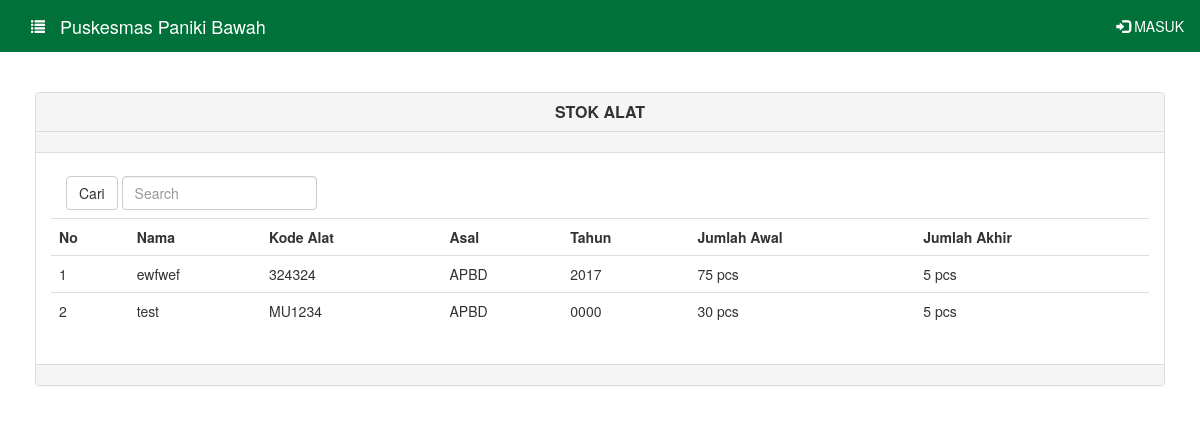
/stok_alat.php, run on the app's committed database.
### tables this page shows
CREATE TABLE `alat_kesehatan` (
  `id_alat` varchar(10) NOT NULL,
  `satuan` set('pcs','buah') NOT NULL,
  `stok_alat` int(11) NOT NULL
);

CREATE TABLE `detail_alat` (
  `id_alat` varchar(10) NOT NULL,
  `nama_alat` varchar(20) NOT NULL,
  `gambar` varchar(250) NOT NULL,
  `keterangan` text NOT NULL
);

CREATE TABLE `alat_masuk` (
  `id_alat_masuk` int(11) NOT NULL,
  `id_transaksi` int(11) NOT NULL,
  `id_alat` varchar(10) NOT NULL,
  `jumlah_masuk` int(11) NOT NULL,
  `asal` varchar(20) NOT NULL,
  `tahun` year(4) NOT NULL
);

### system/init.php (called while the page is built, shortened)
<?php
require_once 'function/crud.php';
$crud = new Crud();

### function/crud.php (called while the page is built, shortened)
<?php
class Crud extends Mysql {
	public function getStokAlat() {
		return $this->query("SELECT `alat_kesehatan`.*,`alat_masuk`.*,`detail_alat`.*, sum(`alat_masuk`.`jumlah_masuk`) as `jumlah_awal` FROM `alat_kesehatan` JOIN `alat_masuk` On `alat_masuk`.`id_alat`=`alat_kesehatan`.`id_alat`JOIN `detail_alat` ON `detail_alat`.`id_alat`= `alat_kesehatan`.`id_alat` GROUP BY `detail_alat`.`id_alat`");
	}
}

### stok_alat.php (the view, shortened to what this page needs)
<?php
	require_once 'system/init.php';
	include_once 'include/header.php';
?>
        <div id="page-content-wrapper">
            <div class="container-fluid">
                 <div class="row">
                    <div class="col-lg-12">
                        <div class="panel panel-default">
                        <div class="panel-heading">
                         <center><h3 class="panel-title"><b>STOK ALAT</b></h3></center>
                         </div>
                            <div class="panel-heading">
                          </div>
                          <div class="panel-body">
                                 <form class="navbar-form navbar-left">
                                 <button type="submit" class="btn btn-default">Cari</button>
                                    <div class="form-group">
                                      <input type="text" name="query" class="form-control" placeholder="Search">
                                    </div>
                                  </form>
                                <table class="table">
                                    <tr><th>No</th><th>Nama</th><th>Kode Alat</th><th>Asal</th><th>Tahun</th><th>Jumlah Awal</th>
                                    <th>Jumlah Akhir</th><?php if(isset($_SESSION['login'])) { ?><?php } ?></tr>
                                    <?php
                                    if(!isset($_GET['query'])) {
                                        $query = $crud->getStokAlat();
                                      }else {
                                        $query = $crud->cariStokAlat($_GET['query']);
                                      }
                                      $no = 1;
                                    if($query->num_rows>0){
                                      while ($data = $query->fetch_assoc()) {
                                    ?>
                                    <tr>
                                    <td><?php echo $no;?></td>
                                    <td><?php echo $data['nama_alat'];?></td>
                                    <td><?php echo $data['id_alat'];?></td>
                                    <td><?php echo $data['asal'];?></td>
                                    <td><?php echo $data['tahun'];?></td>
                                    <td><?php echo $data['jumlah_awal'];?> <?php echo $data['satuan'];?></td>
                                    <td><?php echo $data['stok_alat'];?> <?php echo $data['satuan'];?></td>
                                    </tr>
                                    <?php
                                    $no++;
                                    }
                                    }else {
                                    ?>
                                    <tr><td colspan="8">Data Tidak Ada</td></tr>
                                    <?php
                                    }
                                    ?>
                                </table>
                          </div>
                          <div class="panel-footer">
                          </div>
                        </div>
                    </div>
                </div>
            </div>
        </div>
<?php
   	include 'include/footer.php';
 ?>

### assets/css/master.css (style rules this page uses)
body { overflow-x: hidden; }
#page-content-wrapper { width: 100%; position: absolute; padding: 15px; }
@media (min-width:768px) { #page-content-wrapper { padding: 20px; position: relative; } }

### data on the page
alat_kesehatan: id_alat.nama_alat "ewfwef", id_alat.id_alat "324324", alat_masuk.asal "APBD", alat_masuk.tahun "2017", jumlah_awal "75", satuan "pcs", stok_alat "5"
alat_kesehatan: id_alat.nama_alat "test", id_alat.id_alat "MU1234", alat_masuk.asal "APBD", alat_masuk.tahun "0000", jumlah_awal "30", satuan "pcs", stok_alat "5"
